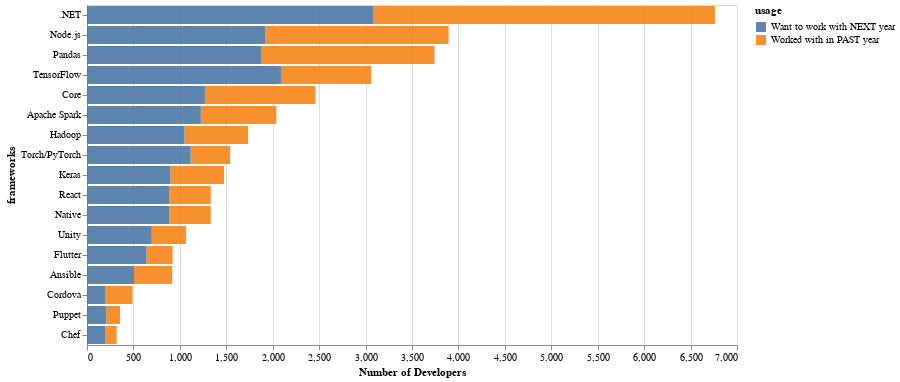

Notebook source saved alongside this figure:
### Code cell
create_plot(MiscTechWorkedWith, MiscTechDesireNextYear, 'frameworks')

### Figure 1 — Vega-Lite specification as saved in the notebook (floating-point values rounded to 4 significant figures)
{"config": {"view": {"continuousWidth": 400, "continuousHeight": 300}}, "data": {"name": "data-1cc3b7bc5296f089a68e5d0784d26dbc"}, "mark": {"type": "bar", "opacity": 0.9}, "encoding": {"color": {"type": "nominal", "field": "usage"}, "x": {"type": "quantitative", "field": "Number_of_Developers", "title": "Number of Developers"}, "y": {"type": "nominal", "field": "frameworks", "sort": "-x"}}, "width": 650, "$schema": "https://vega.github.io/schema/vega-lite/v4.8.1.json", "datasets": {"data-1cc3b7bc5296f089a68e5d0784d26dbc": [{"frameworks": ".NET", "Number_of_Developers": 3676, "usage": "Worked with in PAST year"}, {"frameworks": "Core", "Number_of_Developers": 1189, "usage": "Worked with in PAST year"}, {"frameworks": "Ansible", "Number_of_Developers": 412, "usage": "Worked with in PAST year"}, {"frameworks": "Apache Spark", "Number_of_Developers": 813, "usage": "Worked with in PAST year"}, {"frameworks": "Chef", "Number_of_Developers": 124, "usage": "Worked with in PAST year"}, {"frameworks": "Cordova", "Number_of_Developers": 290, "usage": "Worked with in PAST year"}, {"frameworks": "Flutter", "Number_of_Developers": 281, "usage": "Worked with in PAST year"}, {"frameworks": "Hadoop", "Number_of_Developers": 685, "usage": "Worked with in PAST year"}, {"frameworks": "Keras", "Number_of_Developers": 577, "usage": "Worked with in PAST year"}, {"frameworks": "Node.js", "Number_of_Developers": 1974, "usage": "Worked with in PAST year"}, {"frameworks": "Pandas", "Number_of_Developers": 1869, "usage": "Worked with in PAST year"}, {"frameworks": "Puppet", "Number_of_Developers": 148, "usage": "Worked with in PAST year"}, {"frameworks": "React", "Number_of_Developers": 447, "usage": "Worked with in PAST year"}, {"frameworks": "Native", "Number_of_Developers": 447, "usage": "Worked with in PAST year"}, {"frameworks": "TensorFlow", "Number_of_Developers": 971, "usage": "Worked with in PAST year"}, {"frameworks": "Torch/PyTorch", "Number_of_Developers": 426, "usage": "Worked with in PAST year"}, {"frameworks": "Unity", "Number_of_Developers": 370, "usage": "Worked with in PAST year"}, {"frameworks": ".NET", "Number_of_Developers": 3086, "usage": "Want to work with NEXT year"}, {"frameworks": "Core", "Number_of_Developers": 1270, "usage": "Want to work with NEXT year"}, {"frameworks": "Ansible", "Number_of_Developers": 506, "usage": "Want to work with NEXT year"}, {"frameworks": "Apache Spark", "Number_of_Developers": 1226, "usage": "Want to work with NEXT year"}, {"frameworks": "Chef", "Number_of_Developers": 195, "usage": "Want to work with NEXT year"}, {"frameworks": "Cordova", "Number_of_Developers": 200, "usage": "Want to work with NEXT year"}, {"frameworks": "Flutter", "Number_of_Developers": 641, "usage": "Want to work with NEXT year"}, {"frameworks": "Hadoop", "Number_of_Developers": 1050, "usage": "Want to work with NEXT year"}, {"frameworks": "Keras", "Number_of_Developers": 899, "usage": "Want to work with NEXT year"}, {"frameworks": "Node.js", "Number_of_Developers": 1920, "usage": "Want to work with NEXT year"}, {"frameworks": "Pandas", "Number_of_Developers": 1874, "usage": "Want to work with NEXT year"}, {"frameworks": "Puppet", "Number_of_Developers": 208, "usage": "Want to work with NEXT year"}, {"frameworks": "React", "Number_of_Developers": 886, "usage": "Want to work with NEXT year"}, {"frameworks": "Native", "Number_of_Developers": 886, "usage": "Want to work with NEXT year"}, {"frameworks": "TensorFlow", "Number_of_Developers": 2089, "usage": "Want to work with NEXT year"}, {"frameworks": "Torch/PyTorch", "Number_of_Developers": 1116, "usage": "Want to work with NEXT year"}, {"frameworks": "Unity", "Number_of_Developers": 697, "usage": "Want to work with NEXT year"}]}}
